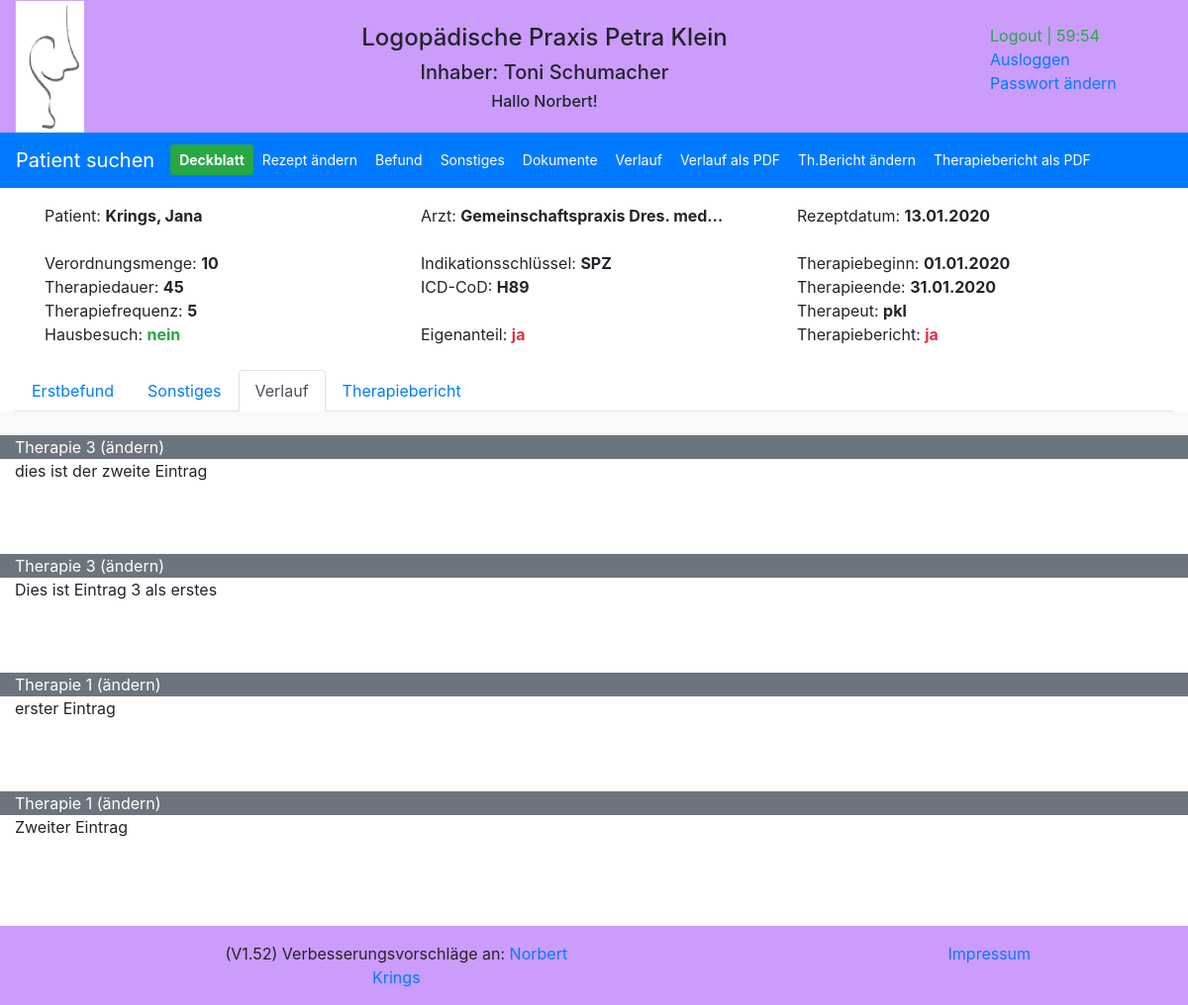
/reports/therapy/7/ (signed in), run on an earlier commit of the app's database.
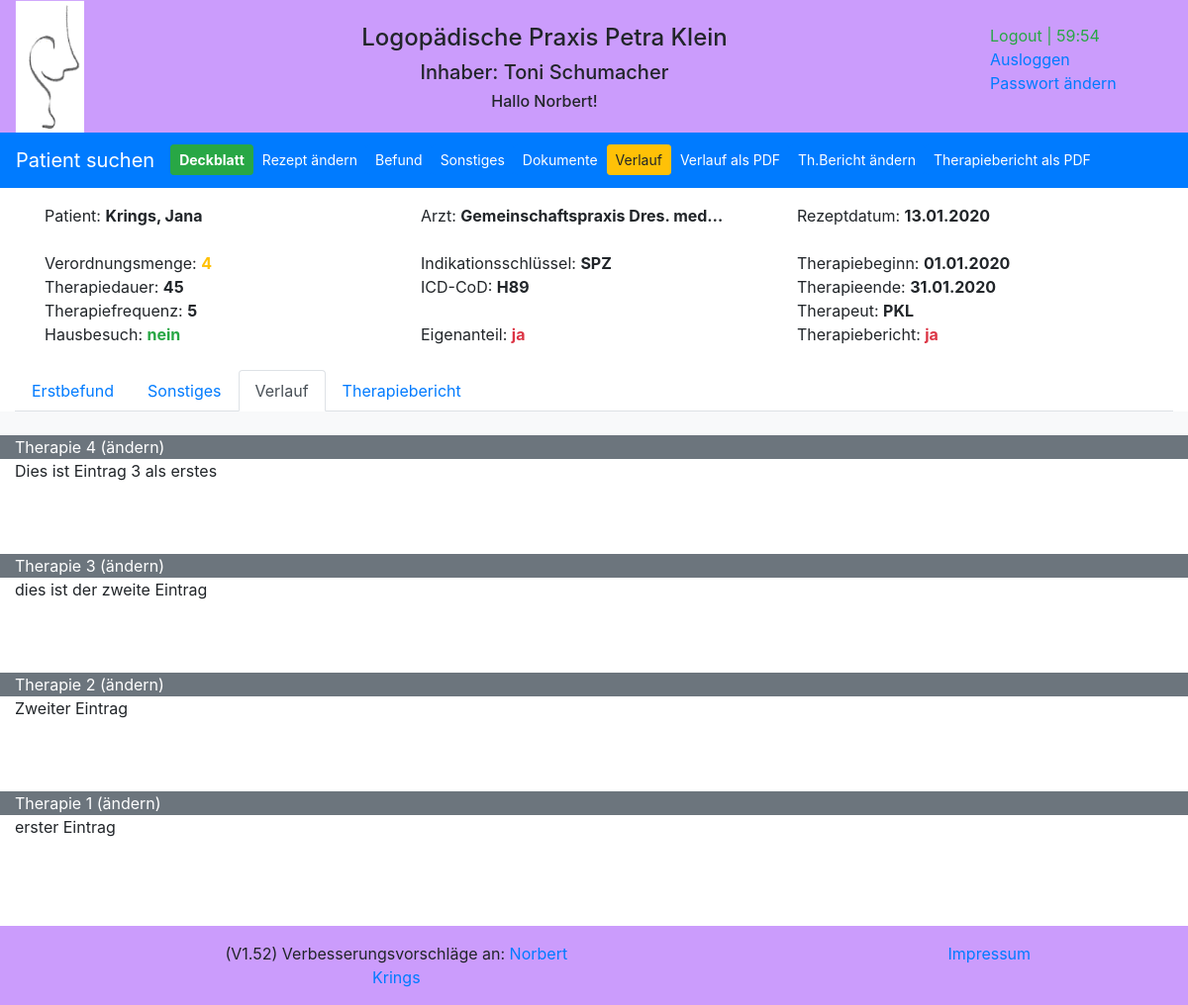
And on a later commit of the database.
### reports/models.py (models this page shows, shortened)
class Therapy(models.Model):
    recipe_date = models.DateField(auto_now=False, auto_now_add=False)
    therapy_regulation_amount = models.IntegerField(blank=True, null=True)
    therapy_duration = models.CharField(max_length=10, default='')
    therapy_frequence = models.CharField(max_length=5, default='')
    therapy_rid_of = models.BooleanField(default=False, null=True)
    therapy_report_no_yes = models.BooleanField(default=True, null=True)
    therapy_homevisit_no_yes = models.BooleanField(default=False, null=True)
    therapy_indication_key = models.CharField(max_length=10, default='')
    therapy_icd_cod = models.CharField(max_length=10, default='')
    therapy_doctor = models.ForeignKey(Doctor, on_delete=models.CASCADE, default='')
    patients = models.ForeignKey(Patient, on_delete=models.CASCADE, default='')
    therapists = models.ForeignKey(Therapist, on_delete=models.CASCADE, default='', null=True)

class Therapist(models.Model):
    tp_first_name = models.CharField(max_length=50, blank=True, default='')
    tp_last_name = models.CharField(max_length=50, blank=True, default='')
    tp_initial = models.CharField(max_length=5, blank=True, default='')
    tp_user_logopakt = models.CharField(max_length=20, blank=True, default='')
    def __str__(self):
        return self.tp_initial

class Process_report(models.Model):
    process_treatment = models.IntegerField(default=0)
    process_content = models.CharField(max_length=255, blank=True, default='')
    process_exercises = models.CharField(max_length=255, blank=True, default='')
    process_results = models.CharField(max_length=50, blank=True, default='')
    process_content_2 = models.CharField(max_length=255, blank=True, default='')
    process_exercises_2 = models.CharField(max_length=255, blank=True, default='')
    process_results_2 = models.CharField(max_length=50, blank=True, default='')
    process_content_3 = models.CharField(max_length=255, blank=True, default='')
    process_exercises_3 = models.CharField(max_length=255, blank=True, default='')
    process_results_3 = models.CharField(max_length=50, blank=True, default='')
    therapy = models.ForeignKey(Therapy, on_delete=models.CASCADE, default='')

class Doctor(models.Model):
    doctor_name1 = models.CharField(max_length=75, blank=True, default='')
    doctor_name2 = models.CharField(max_length=75, blank=True, default='')
    doctor_name3 = models.CharField(max_length=75, blank=True, default='')
    doctor_street = models.CharField(max_length=50, blank=True, default='')
    doctor_zip_code = models.CharField(max_length=5, blank=True, default='')
    doctor_city = models.CharField(max_length=50, blank=True, default='')
    doctor_lanr = models.CharField(max_length=9, blank=False, unique=True, default='')

### reports/views.py (the view)
# urls.py: path('therapy/<id>/', views.therapy, name='therapy'),
@login_required
def therapy(request, id=id):
    request.session.set_expiry(settings.SESSION_EXPIRE_SECONDS)
    therapy_result = Therapy.objects.get(id=id)
    patient_value = Patient.objects.get(id=str((therapy_result.patients_id)))
    process_report_value = Process_report.objects.filter(therapy_id=id).order_by('-process_treatment')
    process_report_value.countvalue = Process_report.objects.filter(therapy_id=id).count()
    if Therapy_report.objects.filter(therapy_id=id).exists():
        therapy_report_value = Therapy_report.objects.get(therapy_id=id)
    else:
        therapy_report_value = ''
    if InitialAssessment.objects.filter(therapy_id=id).exists():
        ia_value = InitialAssessment.objects.get(therapy_id=id)
    else:
        ia_value = ''
    if Therapy_Something.objects.filter(therapy_id=id).exists():
        therapy_something_value = Therapy_Something.objects.get(therapy_id=id)
    else:
        therapy_something_value = ''
    logger.info('{:>2}'.format(request.user.id) + ' therapy: Rezept mit der ID: ' + str(id) + ' aufgerufen')
    return render(request, 'reports/therapy.html', {'therapy': therapy_result,
                                                    'patient': patient_value,
                                                    'ia': ia_value,
                                                    'ts': therapy_something_value,
                                                    'therapy_report': therapy_report_value,
                                                    'process_report': process_report_value})

### reports/templates/reports/therapy.html (shortened to what the changed rows need)
{% extends "base.html" %}
{% block extrahead %}
    {% load static %}
    <link rel="stylesheet" href="{% static 'reports/style_e2.css' %}">
{% endblock %}
{% block nav %}
<nav class="navbar navbar-expand-sm bg-primary navbar-dark">
  <div class="collapse navbar-collapse" id="collapsibleNavbar">
    <ul class="navbar-nav">
      <li class="nav-item">
        {% if ia.therapy_id %}
          <a class="btn btn-primary btn-sm" href="{% url 'reports:edit_ia' ia.id %}" role="button">Befund</a>
        {% else %}
          <a class="btn btn-primary btn-sm" href="{% url 'reports:add_ia' %}?id={{ therapy.id }}" role="button">Befund</a>
        {% endif %}
      </li>
      <li class="nav-item">
          {% if process_report.countvalue  < therapy.therapy_regulation_amount %}
          <a class="btn btn-primary btn-sm" href="{% url 'reports:add_process_report' %}?id={{ therapy.id }}" role="button">Verlauf</a>
          {% else %}
          <div class="btn btn-warning btn-sm" onclick="window.alert('Die maximale Anzahl an Therapien ist für dieses Rezept erreicht!');" role="button">Verlauf</div>
          {% endif %}
      </li>
    </ul>
  </div>
</nav>
{% endblock %}
{% block content %}
<content>
    <div class="container">
        <div class="row">
            <div class="col-sm">
                Arzt: <strong>{{ therapy.therapy_doctor.doctor_name1|truncatechars:30 }}</strong>
            </div>
            <div class="col-sm">
                Rezeptdatum: <strong>{{ therapy.recipe_date|date:"d.m.Y" }}</strong>
            </div>
        </div>
        <br>
       <div class="row">
            <div class="col-sm inline">
                {% if process_report.countvalue  < therapy.therapy_regulation_amount %}
                    <div class="text-black inline"> <strong>{{ therapy.therapy_regulation_amount }} </strong></div>
                {% else %}
                    <div class="text-warning inline"> <strong>{{ therapy.therapy_regulation_amount }} </strong></div>
                {% endif %}
            </div>
            <div class="col-sm">
                Indikationsschlüssel: <strong>{{ therapy.therapy_indication_key }}</strong>
            </div>
        </div>
        <div class="row">
            <div class="col-sm">
                Therapiedauer: <strong>{{ therapy.therapy_duration }}</strong>
            </div>
            <div class="col-sm">
                ICD-CoD: <strong>{{ therapy.therapy_icd_cod }}</strong>
            </div>
        </div>
        <div class="row">
            <div class="col-sm">
                Therapiefrequenz: <strong>{{ therapy.therapy_frequence }}</strong>
            </div>
            <div class="col-sm">Therapeut: <strong>{{ therapy.therapists }}</strong>
            </div>
        </div>
    </div>
    <br>
    <div class="col">
        <div class="tab-content" id="myTabContent">
              {% if request.GET.window == "3" %}
                      <div class="tab-pane fade show active" id="verlauf" role="tabpanel" aria-labelledby="verlauf-tab">
              {% elif request.GET.window == None %}
                      <div class="tab-pane fade show active" id="verlauf" role="tabpanel" aria-labelledby="verlauf-tab">
              {% else %}
                      <div class="tab-pane fade" id="verlauf" role="tabpanel" aria-labelledby="verlauf-tab">
              {% endif %}
              <div class="row bg-light">
                  <div class="col-sm-2">&nbsp;</div>
                  <div class="col-sm-10"></div>
              </div>
              {% for item in process_report %}
                  <div class="row bg-secondary">
                      <div class="col-sm text-white">Therapie {{ item.process_treatment }} <a class="text-white" href="{% url 'reports:edit_process_report' item.id %}">(ändern)</a></div>
                  </div>
                  <div class="row bg-white ">
                      <div class="col-sm-8">{{ item.process_content|linebreaks }}</div>
                      <div class="col-sm-2">{{ item.process_exercises }}</div>
                      <div class="col-sm-2">{{ item.process_results }}</div>
                  </div>
                  <div class="row bg-white ">
                      <div class="col-sm-8">{{ item.process_content_2|linebreaks }}</div>
                      <div class="col-sm-2">{{ item.process_exercises_2 }}</div>
                      <div class="col-sm-2">{{ item.process_results_2 }}</div>
                  </div>
                  <div class="row bg-white ">
                      <div class="col-sm-8">{{ item.process_content_3|linebreaks }}</div>
                      <div class="col-sm-2">{{ item.process_exercises_3 }}</div>
                      <div class="col-sm-2">{{ item.process_results_3 }}</div>
                  </div>
                  <div class="row bg-white">
                      <div class="col-sm-2">&nbsp;</div>
                      <div class="col-sm-10"></div>
                  </div>
              {% endfor %}
          </div>
        </div>
    </div>
</content>
{% endblock %}

What changed in the data, as far as the page shows it:
changed Therapy "SPZ": therapists "pkl" → "PKL"; therapy_regulation_amount "10" → "4"
changed Process_report "Dies ist Eintrag 3 als erstes": process_treatment "3" → "4"; moves up the list
changed Process_report "Zweiter Eintrag": process_treatment "1" → "2"; moves up the list
